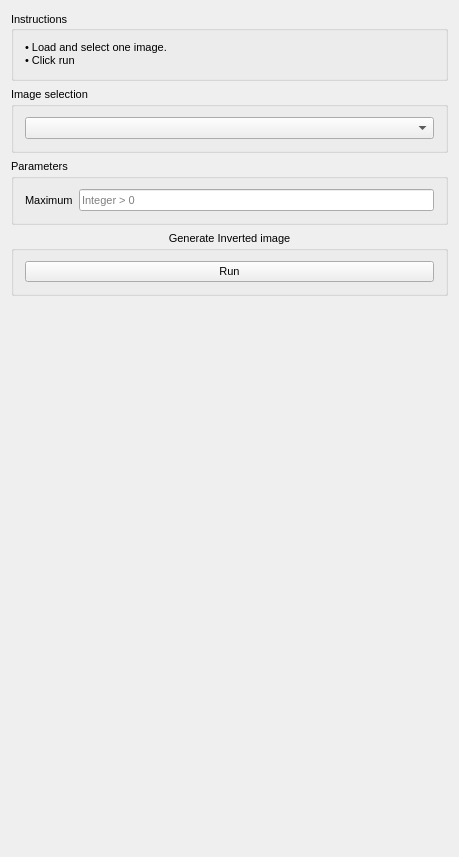
<?xml version="1.0" encoding="UTF-8"?>
<ui version="4.0">
 <class>QmitkCaPTkExampleControls</class>
 <widget class="QWidget" name="QmitkCaPTkExampleControls">
  <property name="geometry">
   <rect>
    <x>0</x>
    <y>0</y>
    <width>459</width>
    <height>857</height>
   </rect>
  </property>
  <property name="sizePolicy">
   <sizepolicy hsizetype="Minimum" vsizetype="Minimum">
    <horstretch>0</horstretch>
    <verstretch>0</verstretch>
   </sizepolicy>
  </property>
  <property name="minimumSize">
   <size>
    <width>0</width>
    <height>0</height>
   </size>
  </property>
  <property name="font">
   <font>
    <family>MS Shell Dlg 2</family>
    <pointsize>8</pointsize>
    <weight>50</weight>
    <italic>false</italic>
    <bold>false</bold>
    <underline>false</underline>
    <strikeout>false</strikeout>
   </font>
  </property>
  <property name="windowTitle">
   <string>QmitkCaPTkExample</string>
  </property>
  <layout class="QVBoxLayout" name="verticalLayout_5">
   <item>
    <widget class="QGroupBox" name="groupBoxInstructions">
     <property name="sizePolicy">
      <sizepolicy hsizetype="Minimum" vsizetype="Fixed">
       <horstretch>0</horstretch>
       <verstretch>0</verstretch>
      </sizepolicy>
     </property>
     <property name="layoutDirection">
      <enum>Qt::LeftToRight</enum>
     </property>
     <property name="title">
      <string>Instructions</string>
     </property>
     <property name="alignment">
      <set>Qt::AlignLeading|Qt::AlignLeft|Qt::AlignVCenter</set>
     </property>
     <layout class="QVBoxLayout" name="verticalLayout_7">
      <item>
       <widget class="QLabel" name="label">
        <property name="sizePolicy">
         <sizepolicy hsizetype="Preferred" vsizetype="Expanding">
          <horstretch>0</horstretch>
          <verstretch>0</verstretch>
         </sizepolicy>
        </property>
        <property name="text">
         <string>• Load and select one image.
• Click run</string>
        </property>
        <property name="wordWrap">
         <bool>true</bool>
        </property>
       </widget>
      </item>
     </layout>
    </widget>
   </item>
   <item>
    <widget class="QGroupBox" name="groupBox_DataSelection">
     <property name="sizePolicy">
      <sizepolicy hsizetype="Minimum" vsizetype="Fixed">
       <horstretch>0</horstretch>
       <verstretch>0</verstretch>
      </sizepolicy>
     </property>
     <property name="title">
      <string>Image selection</string>
     </property>
     <layout class="QGridLayout" name="gridLayout">
      <item row="0" column="0">
       <widget class="QmitkDataStorageComboBox" name="m_cbNodeSelector">
        <property name="sizePolicy">
         <sizepolicy hsizetype="Expanding" vsizetype="Fixed">
          <horstretch>0</horstretch>
          <verstretch>0</verstretch>
         </sizepolicy>
        </property>
       </widget>
      </item>
     </layout>
    </widget>
   </item>
   <item>
    <widget class="QGroupBox" name="groupBox">
     <property name="title">
      <string>Parameters</string>
     </property>
     <layout class="QGridLayout" name="gridLayout_2">
      <item row="0" column="1">
       <widget class="QLineEdit" name="lineEdit_Maximum">
        <property name="text">
         <string/>
        </property>
        <property name="placeholderText">
         <string>Integer &gt; 0</string>
        </property>
       </widget>
      </item>
      <item row="0" column="0">
       <widget class="QLabel" name="label_2">
        <property name="text">
         <string>Maximum</string>
        </property>
       </widget>
      </item>
     </layout>
    </widget>
   </item>
   <item>
    <widget class="QGroupBox" name="groupBox_Run">
     <property name="title">
      <string>Generate Inverted image</string>
     </property>
     <property name="alignment">
      <set>Qt::AlignHCenter|Qt::AlignTop</set>
     </property>
     <property name="flat">
      <bool>true</bool>
     </property>
     <layout class="QHBoxLayout" name="horizontalLayout_3">
      <item>
       <widget class="QPushButton" name="pushButtonRun">
        <property name="text">
         <string>Run</string>
        </property>
       </widget>
      </item>
     </layout>
    </widget>
   </item>
   <item>
    <spacer name="verticalSpacer">
     <property name="orientation">
      <enum>Qt::Vertical</enum>
     </property>
     <property name="sizeHint" stdset="0">
      <size>
       <width>20</width>
       <height>40</height>
      </size>
     </property>
    </spacer>
   </item>
  </layout>
  <zorder>groupBox_DataSelection</zorder>
  <zorder>groupBox_Run</zorder>
  <zorder>groupBoxInstructions</zorder>
  <zorder>groupBox</zorder>
 </widget>
 <layoutdefault spacing="6" margin="11"/>
 <customwidgets>
  <customwidget>
   <class>QmitkDataStorageComboBox</class>
   <extends>QComboBox</extends>
   <header location="global">QmitkDataStorageComboBox.h</header>
  </customwidget>
 </customwidgets>
 <includes>
 </includes>
 <resources>
  <include location="../../resources/captkexample.qrc"/>
 </resources>
 <connections/>
</ui>
